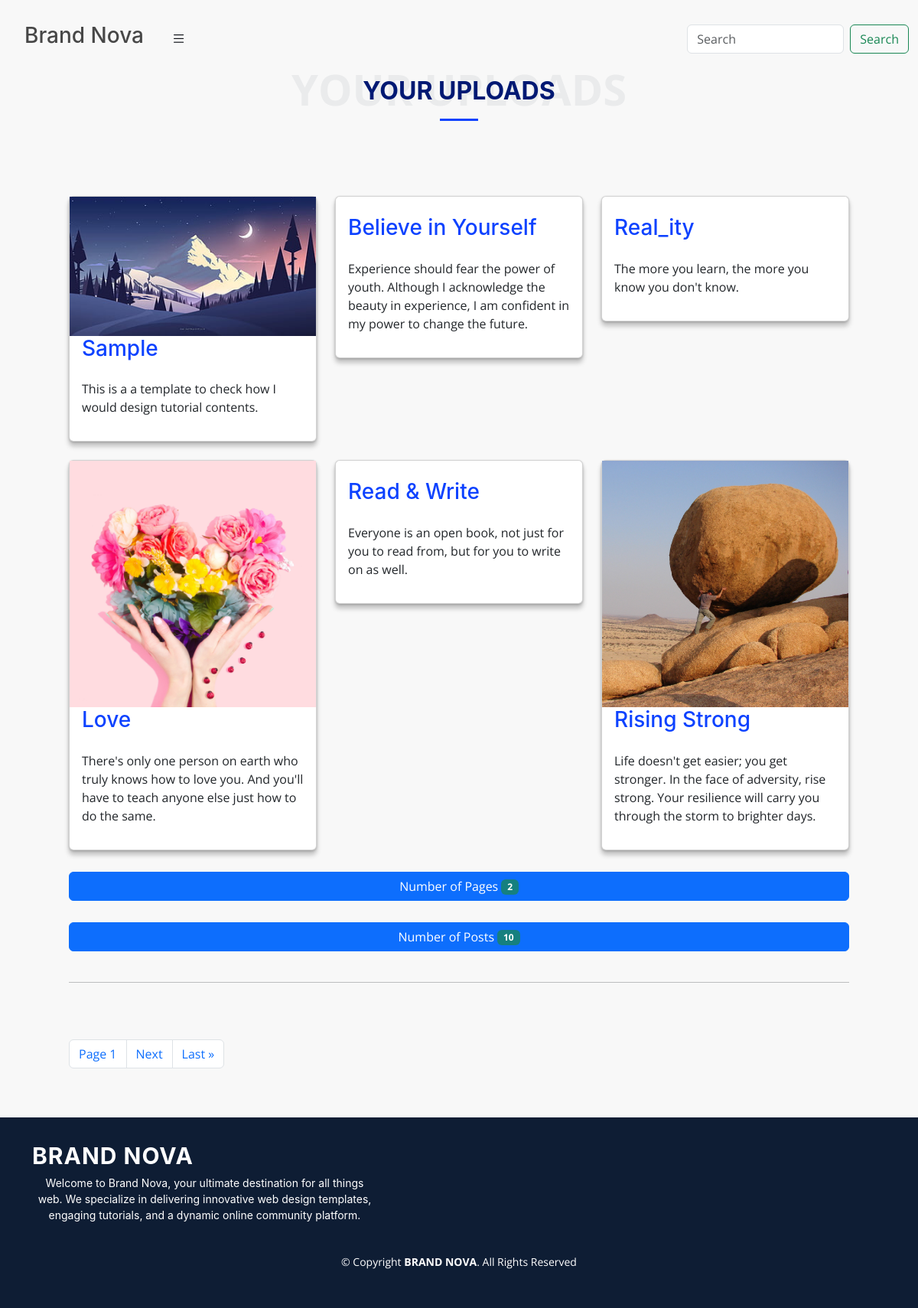
The page /dashboard/dashboard (signed in) on the database its author committed.
### item/models.py (models this page shows, shortened)
class Item(models.Model):
    category = models.ForeignKey(Category, related_name='items', on_delete=models.CASCADE)
    name = models.CharField(max_length=255)
    description = models.TextField(blank=True, null=True)
    content = RichTextUploadingField(blank=True, null=True)
    image = models.ImageField(upload_to='item_images', blank=True, null=True)
    file = models.FileField(upload_to='item_files', blank=True)
    video = models.FileField(upload_to='item_videos', blank=True)
    created_by = models.ForeignKey(User, related_name='items', on_delete=models.CASCADE)
    created_at = models.DateTimeField(auto_now_add=True)

### dashboard/views.py (the view)
# urls.py: path('dashboard', views.dashboard, name='dashboard'),
@login_required(login_url='signin')
def dashboard(request):
    items = Item.objects.filter(created_by=request.user).order_by('-id')
    paginate = Paginator(Item.objects.filter(created_by=request.user).order_by('?'), 6)
    page= request.GET.get('page')
    itemss = paginate.get_page(page)
    return render(request, 'dashboard/dashboard.html', {
        'items': items,
        'itemss': itemss,
        'title': 'Your Uploads',
    })

### dashboard/templates/dashboard/dashboard.html (shortened to what this page needs)
{% extends 'dashboard/base.html' %}
{% load static %}
{% block content %}
<div class="section-header">
    <h2>{{title}}</h2>
</div>
<div class="row gy-4 p-5">
    {% if itemss %}
      {% for item in itemss %}
          <div class="col-lg-4 col-md-6 " data-aos="fade-up" data-aos-delay="100">
              <div class="card rounded" style="border-radius: 15px;box-shadow: 0 1px 3px rgba(0, 0, 0, 0.19), 0 6px 6px rgba(0, 0, 0, 0.23);
              ">
                <div class="card-img">
                  <img src="{{ item.image.url }}" alt="" class="img-fluid">
                </div>
                <h3><a href="{% url 'items:detail' item.id %}" class="stretched-link p-3 text-center">{{ item.name }}</a></h3>
                <p class="p-3">{{ item.description }}</p>
              </div>
          </div>
      {% endfor %}
    {% else %}
          <h2 class="text-center">You Have Made No Uploads, Click <a class="" href="{% url 'items:new' %}">Here</a> To Create A Post.</h2>
    {% endif %}
    <div class="d-flex" style="flex-direction: column;">
      {% if itemss %}
      <button type="button" class="btn btn-primary my-1">
        Number of Pages <span class="badge text-bg-success bg-opacity-75">{{ itemss.paginator.num_pages }}</span>
      </button>
      <br>
      <button type="button" class="btn btn-primary">
        Number of Posts <span class="badge text-bg-success bg-opacity-75">{{ items|length }}</span>
      </button>
      {% else %}
      <button type="button" class="btn btn-primary">
        Number of Posts <span class="badge text-bg-success bg-opacity-75">{{ items|length }}</span>
      </button>
      <br>
      {% endif %}
      <br>
      <hr>
      <br/>
    </div>
    {% if itemss %}
    <div class="justify-content-center">
      <nav aria-label="Page navigation example">
        <ul class="pagination">
          <li class="page-item"><a class="page-link" href="#">Page {{ itemss.number }}</a></li>
        {% if itemss.has_next %}
          <li class="page-item"><a class="page-link" href="?page={{ itemss.next_page_number }}">Next</a></li>
          <li class="page-item"><a class="page-link" href="?page={{ itemss.paginator.num_pages }}">Last &raquo</a></li>
        {% endif %}
        </ul>
      </nav>
    </div>
    {% endif %}
</div>
{% endblock %}

### dashboard/templates/dashboard/base.html (shortened to what this page needs)
<!DOCTYPE html>
{% load static %}
<html lang="en">
  <head>
    <link href="{% static 'vendor/aos/aos.css' %}" rel="stylesheet" />
    <link
      href="{% static 'vendor/bootstrap/css/bootstrap.min.css' %}"
      rel="stylesheet"
    />
    <link
      href="{% static 'vendor/bootstrap-icons/bootstrap-icons.css' %}"
      rel="stylesheet"
    />
    <link
      href="{% static 'vendor/fontawesome-free/css/all.min.css' %}"
      rel="stylesheet"
    />
    <link
      href="{% static 'vendor/glightbox/css/glightbox.min.css' %}"
      rel="stylesheet"
    />
    <link
      href="{% static 'vendor/swiper/swiper-bundle.min.css' %}"
      rel="stylesheet"
    />
    <link rel="stylesheet" href="{% static 'css/styles.css' %}" />
  </head>
  <body>
    <nav class="navbar">
      <div class="container-fluid">
        <div
          class="d-flex"
          style="align-items: center; justify-content: center"
        >
          <a href="{% url 'core:index' %}" class="navbar-brand"
            ><h3>Brand Nova</h3></a
          >
          <i class="bi bi-list"></i>
        </div>
        <div class="d-flex">
          <form class="d-flex" role="search">
            <input
              class="form-control me-2"
              type="search"
              placeholder="Search"
              aria-label="Search"
            />
            <button class="btn btn-outline-success" type="submit">
              Search
            </button>
          </form>
        </div>
      </div>
    </nav>
    <main style="display: flex; flex-direction: row">
      <div class="content d-flex" style="width: 100%">
        <div class="container">{% block content %} {% endblock %}</div>
      </div>
    </main>
    <footer id="footer" class="footer">
      <div class="container">
        <div class="row gy-4">
          <div class="col-lg-5 col-md-12 footer-info">
            <a
              href="{% url 'core:index' %}"
              class="logo d-flex align-items-center"
            >
              <span>BRAND NOVA</span>
            </a>
            <p class="text-center">
              Welcome to Brand Nova, your ultimate destination for all things web. We specialize in delivering innovative web design templates, engaging tutorials, and a dynamic online community platform.
            </p>
          </div>
        </div>
      </div>
      <div class="container mt-4">
        <div class="copyright">
          &copy; Copyright <strong><span>BRAND NOVA</span></strong
          >. All Rights Reserved
        </div>
      </div>
    </footer>
  </body>
</html>

### static/css/styles.css (style rules this page uses)
:root { --font-default: "Open Sans", system-ui, -apple-system, "Segoe UI", Roboto, "Helvetica Neue", Arial, "Noto Sans", "Liberation Sans", sans-serif, "Apple Color Emoji", "Segoe UI Emoji", "Segoe UI Symbol", "Noto Color Emoji"; --font-primary: "Inter", sans-serif; --font-secondary: "Poppins", sans-serif; }
:root { --color-default: #0a0d13; --color-primary: #0d42ff; --color-secondary: #0e1d34; }
:root { scroll-behavior: smooth; }
body { font-family: var(--font-default); color: var(--color-default); }
a { color: var(--color-primary); text-decoration: none; }
h1, h2, h3, h4, h5, h6 { font-family: var(--font-primary); }
.section-header { text-align: center; padding: 30px 0; position: relative; }
.section-header h2 { font-size: 32px; font-weight: 700; text-transform: uppercase; margin-bottom: 20px; padding-bottom: 0; color: #001973; position: relative; z-index: 2; margin-bottom: 20px; padding-bottom: 20px; position: relative; }
.section-header h2:after { content: ""; position: absolute; display: block; width: 50px; height: 3px; background: var(--color-primary); left: 0; right: 0; bottom: 0; margin: auto; }
@media (max-width: 1279px) { .navbar { height: 60px; overflow: hidden; width: 100%; transition: 0.3s; white-space: nowrap; z-index: 9997; } }
@media (max-width: 1279px) { .navbar a, .navbar a:focus { display: flex; align-items: center; justify-content: space-between; padding: 12px 20px; font-family: var(--font-primary); font-size: 16px; font-weight: 500; color: #000000b6; white-space: nowrap; transition: 0.3s; } }
.footer { font-size: 14px; background-color: var(--color-secondary); padding: 50px 0; color: white; }
.footer .footer-info .logo { line-height: 0; margin-bottom: 25px; }
.footer .footer-info .logo span { font-size: 30px; font-weight: 700; letter-spacing: 1px; color: #fff; font-family: var(--font-primary); }
.footer .footer-info p { font-size: 14px; font-family: var(--font-primary); }
.footer .copyright { text-align: center; }

### dashboard/templates/dashboard/base.html (style rules this page uses)
body { background-color: #f8f8f8; }
nav { background-color: transparent; margin-top: 10px; }
.bi-list-nested, .bi-list { cursor: pointer; font-size: larger; }

### rows shown on the page
Item: image (picture), name "Sample", description "This is a a template to check how I would design tutorial contents."
Item: name "Believe in Yourself", description "Experience should fear the power of youth. Although I acknowledge the beauty in experience, I am confident in my power to change the future."
Item: name "Real_ity", description "The more you learn, the more you know you don't know."
Item: image (picture), name "Love", description "There's only one person on earth who truly knows how to love you. And you'll have to teach anyone else just how to do the same."
Item: name "Read & Write", description "Everyone is an open book, not just for you to read from, but for you to write on as well."
Item: image (picture), name "Rising Strong", description "Life doesn't get easier; you get stronger. In the face of adversity, rise strong. Your resilience will carry you through the storm to brighter days."

### other values the page prints
{{ title }} "YOUR UPLOADS"
{{ itemss.paginator.num_pages }} "2"
{{ items|length }} "10"
{{ itemss.number }} "1"
